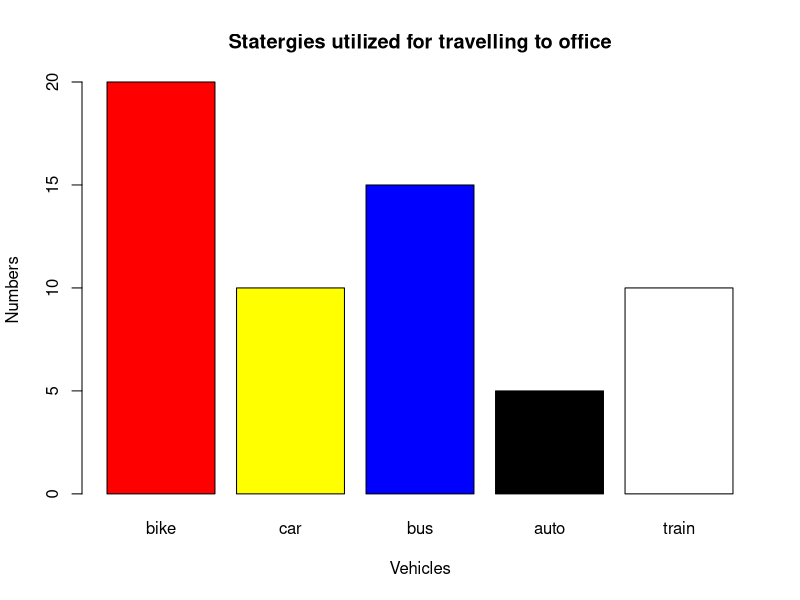

Source code (R):
b<-c(20,10,15,5,10)

a<-c("bike","car","bus","auto","train")
colors<-c("red","yellow","blue","black","white")
barplot(names.arg=a, b,col=colors,main="Statergies utilized for travelling to office",xlab="Vehicles",ylab="Numbers")